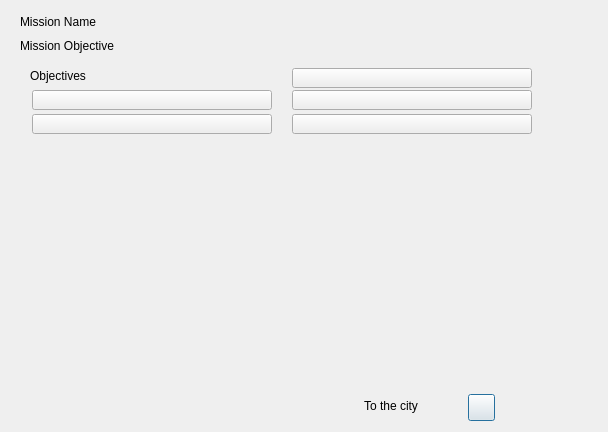
<?xml version="1.0" encoding="UTF-8"?>
<ui version="4.0">
 <class>MissionDialog</class>
 <widget class="QDialog" name="MissionDialog">
  <property name="geometry">
   <rect>
    <x>0</x>
    <y>0</y>
    <width>608</width>
    <height>432</height>
   </rect>
  </property>
  <property name="windowTitle">
   <string>Dialog</string>
  </property>
  <widget class="Label" name="cName">
   <property name="geometry">
    <rect>
     <x>20</x>
     <y>4</y>
     <width>630</width>
     <height>36</height>
    </rect>
   </property>
   <property name="text">
    <string>Mission Name</string>
   </property>
  </widget>
  <widget class="Label" name="cDescription">
   <property name="geometry">
    <rect>
     <x>20</x>
     <y>34</y>
     <width>630</width>
     <height>24</height>
    </rect>
   </property>
   <property name="text">
    <string>Mission Objective</string>
   </property>
  </widget>
  <widget class="Button" name="cContinue">
   <property name="geometry">
    <rect>
     <x>468</x>
     <y>394</y>
     <width>27</width>
     <height>27</height>
    </rect>
   </property>
   <property name="text">
    <string/>
   </property>
  </widget>
  <widget class="Label" name="cCityLabel">
   <property name="geometry">
    <rect>
     <x>364</x>
     <y>394</y>
     <width>100</width>
     <height>24</height>
    </rect>
   </property>
   <property name="text">
    <string>To the city</string>
   </property>
  </widget>
  <widget class="Button" name="cFavor">
   <property name="geometry">
    <rect>
     <x>292</x>
     <y>68</y>
     <width>240</width>
     <height>20</height>
    </rect>
   </property>
   <property name="text">
    <string/>
   </property>
  </widget>
  <widget class="Button" name="cPeace">
   <property name="geometry">
    <rect>
     <x>292</x>
     <y>114</y>
     <width>240</width>
     <height>20</height>
    </rect>
   </property>
   <property name="text">
    <string/>
   </property>
  </widget>
  <widget class="Button" name="cCulture">
   <property name="geometry">
    <rect>
     <x>292</x>
     <y>90</y>
     <width>240</width>
     <height>20</height>
    </rect>
   </property>
   <property name="text">
    <string/>
   </property>
  </widget>
  <widget class="Button" name="cPopulation">
   <property name="geometry">
    <rect>
     <x>32</x>
     <y>90</y>
     <width>240</width>
     <height>20</height>
    </rect>
   </property>
   <property name="text">
    <string/>
   </property>
  </widget>
  <widget class="Button" name="cProsperity">
   <property name="geometry">
    <rect>
     <x>32</x>
     <y>114</y>
     <width>240</width>
     <height>20</height>
    </rect>
   </property>
   <property name="text">
    <string/>
   </property>
  </widget>
  <widget class="Label" name="cObjectives">
   <property name="geometry">
    <rect>
     <x>30</x>
     <y>64</y>
     <width>240</width>
     <height>24</height>
    </rect>
   </property>
   <property name="text">
    <string>Objectives</string>
   </property>
  </widget>
  <widget class="MessageWidget" name="cObjectivesWidget" native="true">
   <property name="geometry">
    <rect>
     <x>20</x>
     <y>62</y>
     <width>528</width>
     <height>80</height>
    </rect>
   </property>
  </widget>
  <widget class="TextEdit" name="cMessage" native="true">
   <property name="geometry">
    <rect>
     <x>20</x>
     <y>150</y>
     <width>568</width>
     <height>240</height>
    </rect>
   </property>
  </widget>
  <zorder>cObjectivesWidget</zorder>
  <zorder>cName</zorder>
  <zorder>cDescription</zorder>
  <zorder>cContinue</zorder>
  <zorder>cCityLabel</zorder>
  <zorder>cFavor</zorder>
  <zorder>cPeace</zorder>
  <zorder>cCulture</zorder>
  <zorder>cPopulation</zorder>
  <zorder>cProsperity</zorder>
  <zorder>cObjectives</zorder>
  <zorder>cMessage</zorder>
 </widget>
 <customwidgets>
  <customwidget>
   <class>Button</class>
   <extends>QPushButton</extends>
   <header>widget/button.h</header>
  </customwidget>
  <customwidget>
   <class>Label</class>
   <extends>QLabel</extends>
   <header>widget/label.h</header>
  </customwidget>
  <customwidget>
   <class>MessageWidget</class>
   <extends>QWidget</extends>
   <header>widget/messagewidget.h</header>
   <container>1</container>
  </customwidget>
  <customwidget>
   <class>TextEdit</class>
   <extends>QWidget</extends>
   <header>widget/textedit.h</header>
   <container>1</container>
  </customwidget>
 </customwidgets>
 <resources/>
 <connections/>
</ui>
